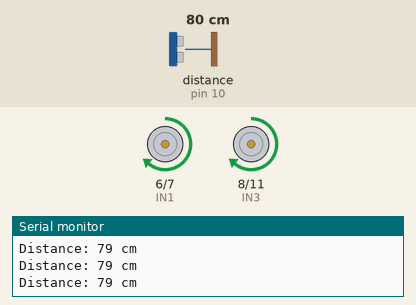
A sketch run on a simulated Arduino Uno, built with avr-gcc and run on an emulated ATmega328P. Shown: motor-driver pin pairs drawn as motors (green arrow = first pin HIGH = forward, orange = second pin HIGH = backward, longer = more drive, scaled by the enable pin), the last lines printed to the serial monitor. Wiring (inferred from the names in the program): ultrasonic range finder: trigger pin 9; echo pin 10. The test bench sets the inputs (shaded band); at power-on: distance to the obstacle (sensor on pin 10) 80 cm. The echo pulse lasts 58.3 µs per cm.

Above: at 3.2 s.
3.3 s: distance to the obstacle (sensor on pin 10) set to 23 cm
4.8 s: distance to the obstacle (sensor on pin 10) set to 19 cm
At 5.15 s:
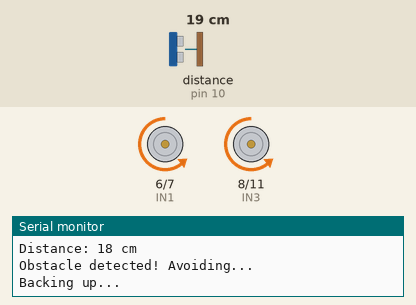
At 7.3 s:
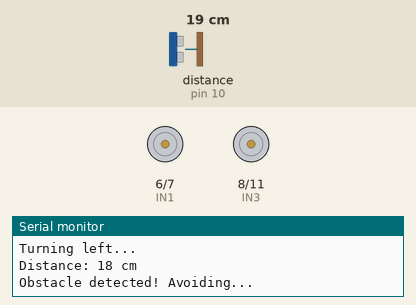
7.8 s: distance to the obstacle (sensor on pin 10) set to 35 cm
10.8 s: distance to the obstacle (sensor on pin 10) set to 2 cm
At 12.15 s:
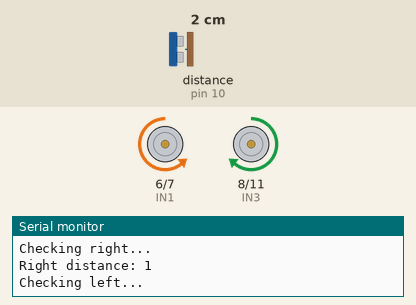
Timing chart, 0 to 14.8 s (numbered marks = the images above; inputs shaded):
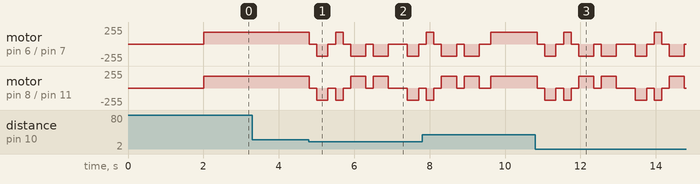

Measured:
- the behaviour switches between 21 and 20 cm on distance to the obstacle (sensor on pin 10) (found by bisection; images 0 and 1)

The sketch:

obstacle_avoiding_car.ino
```cpp
/*
 * ====================================================================
 * OBSTACLE AVOIDING CAR - WITHOUT SERVO MOTOR
 * ====================================================================
 * Hardware: Arduino Uno R3, HC-SR04, L298N Motor Driver, DC Motors
 *
 * CIRCUIT CONNECTIONS:
 * ====================================================================
 *
 * HC-SR04 Ultrasonic Sensor:
 * ---------------------------
 * VCC  -> Arduino 5V
 * GND  -> Arduino GND
 * TRIG -> Arduino Pin 9
 * ECHO -> Arduino Pin 10
 *
 * L298N Motor Driver:
 * ---------------------------
 * Motor Driver Power:
 * - 12V Power Supply -> 12V terminal on L298N
 * - GND -> GND terminal on L298N
 * - 5V Output from L298N -> Arduino 5V (if jumper is on)
 *   OR use separate power for Arduino
 *
 * Motor Driver Control Pins:
 * - ENA (Enable A) -> Arduino Pin 5 (PWM for speed control)
 * - IN1 -> Arduino Pin 6
 * - IN2 -> Arduino Pin 7
 * - IN3 -> Arduino Pin 8
 * - IN4 -> Arduino Pin 11
 * - ENB (Enable B) -> Arduino Pin 3 (PWM for speed control)
 *
 * Motor Driver Outputs:
 * - OUT1 & OUT2 -> Left Motor
 * - OUT3 & OUT4 -> Right Motor
 *
 * ====================================================================
 */

// ===================== PIN DEFINITIONS =====================

// Ultrasonic Sensor Pins
const int TRIG_PIN = 9;
const int ECHO_PIN = 10;

// Motor Driver Pins - Left Motor (Motor A)
const int ENA = 5;   // PWM pin for left motor speed
const int IN1 = 6;   // Left motor direction control
const int IN2 = 7;   // Left motor direction control

// Motor Driver Pins - Right Motor (Motor B)
const int IN3 = 8;   // Right motor direction control
const int IN4 = 11;  // Right motor direction control
const int ENB = 3;   // PWM pin for right motor speed

// ===================== CONFIGURATION =====================

const int OBSTACLE_DISTANCE = 20;  // Distance in cm to detect obstacle
const int MOTOR_SPEED = 180;       // Motor speed (0-255), 180 = ~70% speed
const int TURN_TIME = 400;         // Time to turn in milliseconds
const int BACKUP_TIME = 300;       // Time to backup in milliseconds

// ===================== SETUP =====================

void setup() {
  // Initialize serial communication for debugging
  Serial.begin(9600);

  // Setup ultrasonic sensor pins
  pinMode(TRIG_PIN, OUTPUT);
  pinMode(ECHO_PIN, INPUT);

  // Setup motor driver pins as outputs
  pinMode(ENA, OUTPUT);
  pinMode(IN1, OUTPUT);
  pinMode(IN2, OUTPUT);
  pinMode(IN3, OUTPUT);
  pinMode(IN4, OUTPUT);
  pinMode(ENB, OUTPUT);

  // Start with motors stopped
  stopMotors();

  Serial.println("Obstacle Avoiding Car Initialized!");
  Serial.println("Starting in 2 seconds...");
  delay(2000);
}

// ===================== MAIN LOOP =====================

void loop() {
  int distance = measureDistance();

  // Print distance for debugging
  Serial.print("Distance: ");
  Serial.print(distance);
  Serial.println(" cm");

  // Check if obstacle is detected
  if (distance < OBSTACLE_DISTANCE && distance > 0) {
    Serial.println("Obstacle detected! Avoiding...");
    avoidObstacle();
  } else {
    // No obstacle, move forward
    moveForward();
  }

  delay(100);  // Small delay for stability
}

// ===================== DISTANCE MEASUREMENT =====================

int measureDistance() {
  // Clear the trigger pin
  digitalWrite(TRIG_PIN, LOW);
  delayMicroseconds(2);

  // Send 10 microsecond pulse
  digitalWrite(TRIG_PIN, HIGH);
  delayMicroseconds(10);
  digitalWrite(TRIG_PIN, LOW);

  // Read the echo pin
  long duration = pulseIn(ECHO_PIN, HIGH, 30000);  // Timeout after 30ms

  // Calculate distance in cm
  // Speed of sound is 343 m/s or 0.0343 cm/microsecond
  // Distance = (duration * speed) / 2 (divide by 2 for round trip)
  int distance = duration * 0.0343 / 2;

  // Return 0 if no echo received (out of range)
  if (duration == 0) {
    return 999;  // Return large value if no obstacle
  }

  return distance;
}

// ===================== OBSTACLE AVOIDANCE =====================

void avoidObstacle() {
  // Stop immediately
  stopMotors();
  delay(200);

  // Backup
  Serial.println("Backing up...");
  moveBackward();
  delay(BACKUP_TIME);

  // Stop
  stopMotors();
  delay(200);

  // Measure distances by turning slightly
  // Turn right and check
  Serial.println("Checking right...");
  turnRight();
  delay(200);
  stopMotors();
  delay(200);
  int rightDistance = measureDistance();
  Serial.print("Right distance: ");
  Serial.println(rightDistance);

  // Turn left (return to center and go left)
  Serial.println("Checking left...");
  turnLeft();
  delay(400);
  stopMotors();
  delay(200);
  int leftDistance = measureDistance();
  Serial.print("Left distance: ");
  Serial.println(leftDistance);

  // Decide which direction to turn based on measurements
  if (rightDistance > leftDistance) {
    // More space on right, turn right
    Serial.println("Turning right...");
    turnRight();
    delay(TURN_TIME);
  } else {
    // More space on left, keep turning left
    Serial.println("Turning left...");
    turnLeft();
    delay(TURN_TIME);
  }

  // Stop after turning
  stopMotors();
  delay(200);
}

// ===================== MOTOR CONTROL FUNCTIONS =====================

void moveForward() {
  // Left motor forward
  digitalWrite(IN1, HIGH);
  digitalWrite(IN2, LOW);
  analogWrite(ENA, MOTOR_SPEED);

  // Right motor forward
  digitalWrite(IN3, HIGH);
  digitalWrite(IN4, LOW);
  analogWrite(ENB, MOTOR_SPEED);
}

void moveBackward() {
  // Left motor backward
  digitalWrite(IN1, LOW);
  digitalWrite(IN2, HIGH);
  analogWrite(ENA, MOTOR_SPEED);

  // Right motor backward
  digitalWrite(IN3, LOW);
  digitalWrite(IN4, HIGH);
  analogWrite(ENB, MOTOR_SPEED);
}

void turnLeft() {
  // Left motor backward (or stop)
  digitalWrite(IN1, LOW);
  digitalWrite(IN2, HIGH);
  analogWrite(ENA, MOTOR_SPEED);

  // Right motor forward
  digitalWrite(IN3, HIGH);
  digitalWrite(IN4, LOW);
  analogWrite(ENB, MOTOR_SPEED);
}

void turnRight() {
  // Left motor forward
  digitalWrite(IN1, HIGH);
  digitalWrite(IN2, LOW);
  analogWrite(ENA, MOTOR_SPEED);

  // Right motor backward (or stop)
  digitalWrite(IN3, LOW);
  digitalWrite(IN4, HIGH);
  analogWrite(ENB, MOTOR_SPEED);
}

void stopMotors() {
  // Stop both motors
  digitalWrite(IN1, LOW);
  digitalWrite(IN2, LOW);
  analogWrite(ENA, 0);

  digitalWrite(IN3, LOW);
  digitalWrite(IN4, LOW);
  analogWrite(ENB, 0);
}

// ===================== END OF CODE =====================

/*
 * TROUBLESHOOTING TIPS:
 * ====================================================================
 *
 * 1. Motors not running:
 *    - Check power supply (motors need 6-12V)
 *    - Ensure L298N jumpers are properly set
 *    - Check motor connections to OUT1-OUT4
 *
 * 2. Motors running in wrong direction:
 *    - Swap the two wires of that motor on L298N output
 *    - Or swap IN1/IN2 or IN3/IN4 pin assignments in code
 *
 * 3. Car not avoiding obstacles:
 *    - Check ultrasonic sensor connections
 *    - Verify sensor is getting 5V power
 *    - Open Serial Monitor (9600 baud) to see distance readings
 *    - Adjust OBSTACLE_DISTANCE value if needed
 *
 * 4. Car turning too much or too little:
 *    - Adjust TURN_TIME value (increase for more turn)
 *    - Adjust MOTOR_SPEED for faster/slower movement
 *
 * 5. Erratic behavior:
 *    - Ensure common ground between Arduino and motor driver
 *    - Check all connections are secure
 *    - Battery might be low - check voltage
 *
 * CUSTOMIZATION:
 * ====================================================================
 *
 * You can adjust these values at the top of the code:
 * - OBSTACLE_DISTANCE: Detection range (default 20cm)
 * - MOTOR_SPEED: Speed of motors 0-255 (default 180)
 * - TURN_TIME: How long to turn (default 400ms)
 * - BACKUP_TIME: How long to backup (default 300ms)
 *
 */
```
